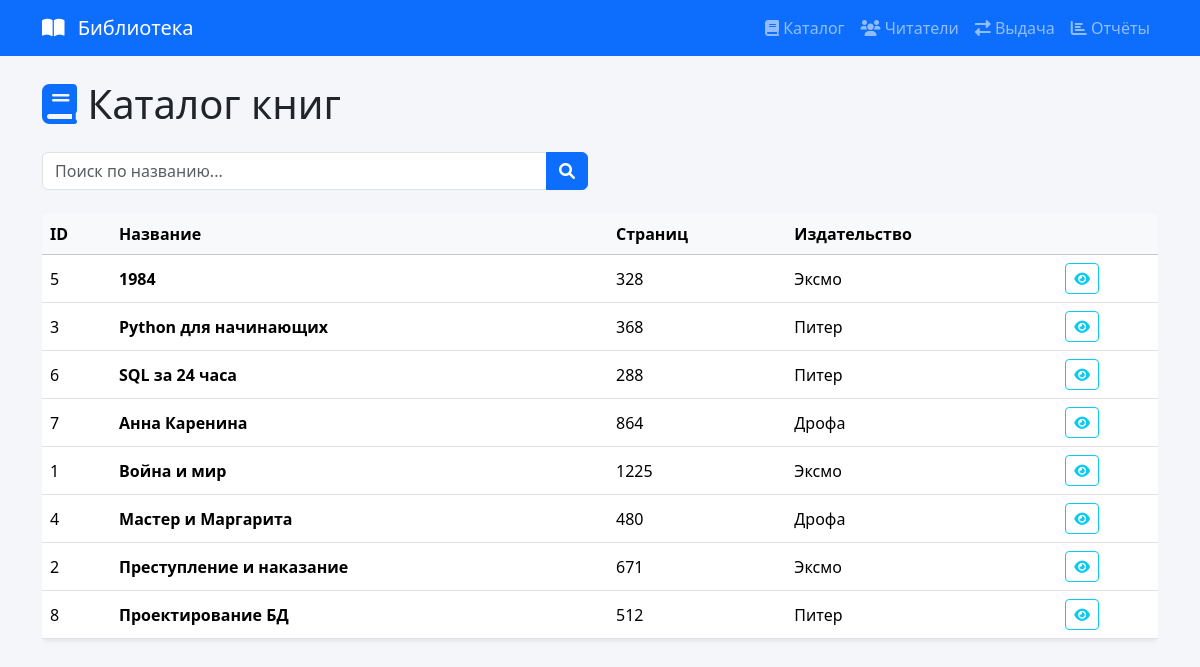
/catalog, run on the app's committed database.
### tables this page shows
CREATE TABLE book (
    id_book INTEGER PRIMARY KEY AUTOINCREMENT,
    title TEXT NOT NULL,
    pages INTEGER,
    id_publisher INTEGER NOT NULL,
    FOREIGN KEY (id_publisher) REFERENCES publisher(id_publisher)
);

CREATE TABLE publisher (
    id_publisher INTEGER PRIMARY KEY AUTOINCREMENT,
    name TEXT NOT NULL,
    city TEXT NOT NULL,
    address TEXT,
    phone TEXT
);

### main.py (the view)
@app.route('/catalog')
def catalog():
    conn = get_db()
    search = request.args.get('search', '').strip()
    if search:
        rows = conn.execute("""
            SELECT b.*, p.name AS publisher_name
            FROM book b
            JOIN publisher p ON b.id_publisher = p.id_publisher
            WHERE b.title LIKE ?
            ORDER BY b.title
        """, (f'%{search}%',)).fetchall()
    else:
        rows = conn.execute("""
            SELECT b.*, p.name AS publisher_name
            FROM book b
            JOIN publisher p ON b.id_publisher = p.id_publisher
            ORDER BY b.title
        """).fetchall()
    conn.close()
    return render_template('catalog.html', books=rows, search=search)

### main.py (called while the page is built)
def get_db():
    conn = sqlite3.connect(DB_PATH)
    conn.row_factory = sqlite3.Row
    conn.execute("PRAGMA foreign_keys = ON")
    return conn

### templates/catalog.html (shortened to what this page needs)
{% extends "base.html" %}
{% block content %}
<h1 class="mb-4"><i class="fas fa-book text-primary"></i> Каталог книг</h1>
<div class="row mb-4">
    <div class="col-md-6">
        <form method="GET" class="input-group">
            <input type="text" name="search" placeholder="Поиск по названию..." value="{{ search }}" class="form-control">
            <button class="btn btn-primary" type="submit"><i class="fas fa-search"></i></button>
        </form>
    </div>
</div>
{% if books %}
<div class="table-responsive">
    <table class="table table-hover align-middle bg-white rounded shadow-sm">
        <thead class="table-light">
            <tr>
                <th>ID</th>
                <th>Название</th>
                <th>Страниц</th>
                <th>Издательство</th>
                <th></th>
            </tr>
        </thead>
        <tbody>
            {% for book in books %}
            <tr>
                <td>{{ book.id_book }}</td>
                <td><strong>{{ book.title }}</strong></td>
                <td>{{ book.pages }}</td>
                <td>{{ book.publisher_name }}</td>
                <td><a href="{{ url_for('book_detail', book_id=book.id_book) }}" class="btn btn-sm btn-outline-info"><i class="fas fa-eye"></i></a></td>
            </tr>
            {% endfor %}
        </tbody>
    </table>
</div>
{% else %}
<div class="empty-state">
    <i class="fas fa-book-open fa-3x"></i>
    <p class="text-muted">Книги не найдены</p>
</div>
{% endif %}
{% endblock %}

### templates/base.html (shortened to what this page needs)
<!DOCTYPE html>
<html lang="ru">
<head>
    <link href="https://cdn.jsdelivr.net/npm/bootstrap@5.3.3/dist/css/bootstrap.min.css" rel="stylesheet">
    <link rel="stylesheet" href="https://cdnjs.cloudflare.com/ajax/libs/font-awesome/6.0.0-beta3/css/all.min.css">
</head>
<body>
    <nav class="navbar navbar-expand-lg navbar-dark bg-primary mb-4">
        <div class="container">
            <a class="navbar-brand" href="{{ url_for('catalog') }}">
                <i class="fas fa-book-open"></i> Библиотека
            </a>
            <div class="collapse navbar-collapse" id="navMenu">
                <ul class="navbar-nav ms-auto">
                    <li class="nav-item"><a class="nav-link" href="{{ url_for('catalog') }}"><i class="fas fa-book"></i> Каталог</a></li>
                    <li class="nav-item"><a class="nav-link" href="{{ url_for('readers') }}"><i class="fas fa-users"></i> Читатели</a></li>
                    <li class="nav-item"><a class="nav-link" href="{{ url_for('issues') }}"><i class="fas fa-exchange-alt"></i> Выдача</a></li>
                    <li class="nav-item"><a class="nav-link" href="{{ url_for('report') }}"><i class="fas fa-chart-bar"></i> Отчёты</a></li>
                </ul>
            </div>
        </div>
    </nav>
    <main class="container">
        {% block content %}{% endblock %}
    </main>
</body>
</html>

### templates/base.html (style rules this page uses)
body { background: #f5f6fa; }
.navbar-brand i { margin-right: 8px; }

### data on the page
book: id_book "5", title "1984", pages "328", publisher_name "Эксмо"
book: id_book "3", title "Python для начинающих", pages "368", publisher_name "Питер"
book: id_book "6", title "SQL за 24 часа", pages "288", publisher_name "Питер"
book: id_book "7", title "Анна Каренина", pages "864", publisher_name "Дрофа"
book: id_book "1", title "Война и мир", pages "1225", publisher_name "Эксмо"
book: id_book "4", title "Мастер и Маргарита", pages "480", publisher_name "Дрофа"
book: id_book "2", title "Преступление и наказание", pages "671", publisher_name "Эксмо"
book: id_book "8", title "Проектирование БД", pages "512", publisher_name "Питер"
